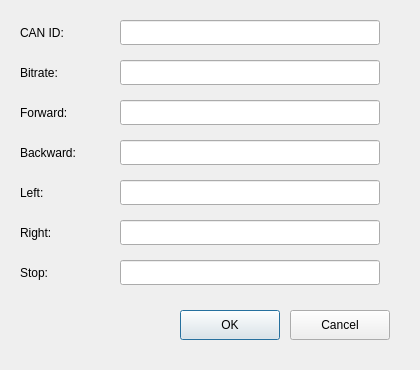
<?xml version="1.0" encoding="UTF-8"?>
<ui version="4.0">
 <class>SettingsDialog</class>
 <widget class="QDialog" name="SettingsDialog">
  <property name="geometry">
   <rect>
    <x>0</x>
    <y>0</y>
    <width>420</width>
    <height>370</height>
   </rect>
  </property>
  <property name="windowTitle">
   <string>Settings</string>
  </property>

  <!-- CAN ID -->
  <widget class="QLabel" name="labelCanID">
   <property name="geometry">
    <rect><x>20</x><y>20</y><width>80</width><height>25</height></rect>
   </property>
   <property name="text">
    <string>CAN ID:</string>
   </property>
  </widget>
  <widget class="QLineEdit" name="editCanID">
   <property name="geometry">
    <rect><x>120</x><y>20</y><width>260</width><height>25</height></rect>
   </property>
  </widget>

  <!-- Bitrate -->
  <widget class="QLabel" name="labelBitrate">
   <property name="geometry">
    <rect><x>20</x><y>60</y><width>80</width><height>25</height></rect>
   </property>
   <property name="text">
    <string>Bitrate:</string>
   </property>
  </widget>
  <widget class="QLineEdit" name="editBitrate">
   <property name="geometry">
    <rect><x>120</x><y>60</y><width>260</width><height>25</height></rect>
   </property>
  </widget>

  <!-- Forward -->
  <widget class="QLabel" name="labelForward">
   <property name="geometry">
    <rect><x>20</x><y>100</y><width>80</width><height>25</height></rect>
   </property>
   <property name="text">
    <string>Forward:</string>
   </property>
  </widget>
  <widget class="QLineEdit" name="editForward">
   <property name="geometry">
    <rect><x>120</x><y>100</y><width>260</width><height>25</height></rect>
   </property>
  </widget>

  <!-- Backward -->
  <widget class="QLabel" name="labelBackward">
   <property name="geometry">
    <rect><x>20</x><y>140</y><width>80</width><height>25</height></rect>
   </property>
   <property name="text">
    <string>Backward:</string>
   </property>
  </widget>
  <widget class="QLineEdit" name="editBackward">
   <property name="geometry">
    <rect><x>120</x><y>140</y><width>260</width><height>25</height></rect>
   </property>
  </widget>

  <!-- Left -->
  <widget class="QLabel" name="labelLeft">
   <property name="geometry">
    <rect><x>20</x><y>180</y><width>80</width><height>25</height></rect>
   </property>
   <property name="text">
    <string>Left:</string>
   </property>
  </widget>
  <widget class="QLineEdit" name="editLeft">
   <property name="geometry">
    <rect><x>120</x><y>180</y><width>260</width><height>25</height></rect>
   </property>
  </widget>

  <!-- Right -->
  <widget class="QLabel" name="labelRight">
   <property name="geometry">
    <rect><x>20</x><y>220</y><width>80</width><height>25</height></rect>
   </property>
   <property name="text">
    <string>Right:</string>
   </property>
  </widget>
  <widget class="QLineEdit" name="editRight">
   <property name="geometry">
    <rect><x>120</x><y>220</y><width>260</width><height>25</height></rect>
   </property>
  </widget>

  <!-- Stop -->
  <widget class="QLabel" name="labelStop">
   <property name="geometry">
    <rect><x>20</x><y>260</y><width>80</width><height>25</height></rect>
   </property>
   <property name="text">
    <string>Stop:</string>
   </property>
  </widget>
  <widget class="QLineEdit" name="editStop">
   <property name="geometry">
    <rect><x>120</x><y>260</y><width>260</width><height>25</height></rect>
   </property>
  </widget>

  <!-- Buttons -->
  <widget class="QPushButton" name="buttonBoxOk">
   <property name="geometry">
    <rect><x>180</x><y>310</y><width>100</width><height>30</height></rect>
   </property>
   <property name="text">
    <string>OK</string>
   </property>
  </widget>
  <widget class="QPushButton" name="buttonBoxCancel">
   <property name="geometry">
    <rect><x>290</x><y>310</y><width>100</width><height>30</height></rect>
   </property>
   <property name="text">
    <string>Cancel</string>
   </property>
  </widget>

 </widget>

</ui>
